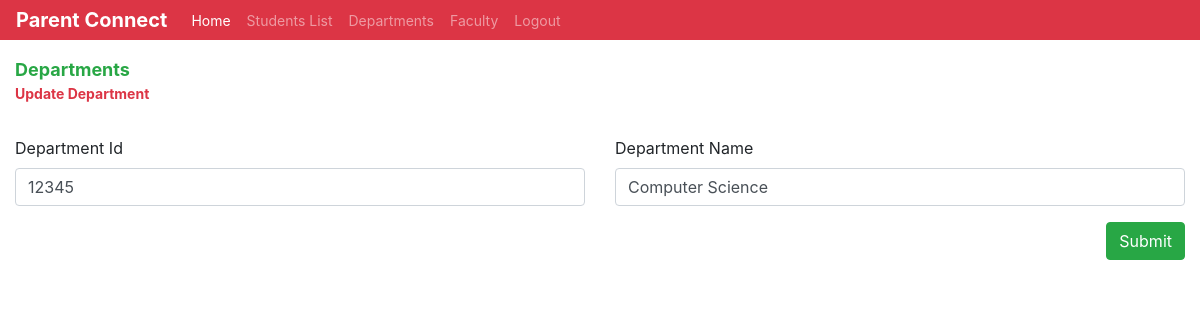
The page /admin/update_department.php?id=2 on the database as committed earlier.
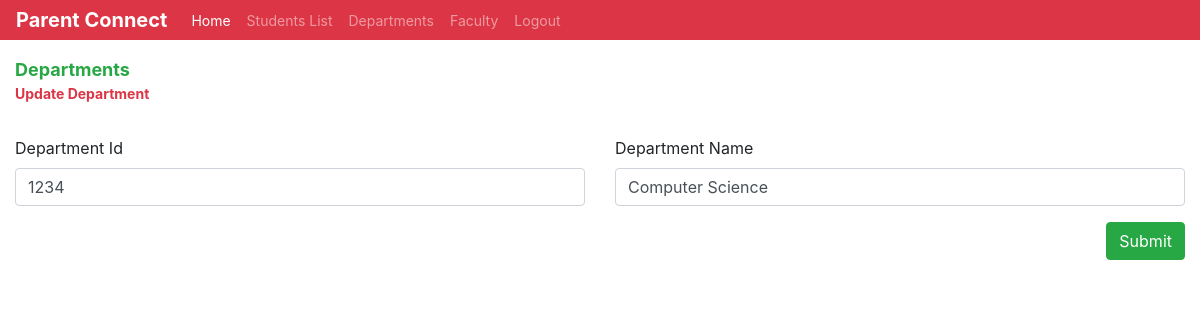
The same page on the database as committed later.
### tables this page shows
CREATE TABLE IF NOT EXISTS `departments` (
  `id` int(11) NOT NULL AUTO_INCREMENT,
  `deptId` varchar(10) NOT NULL,
  `department_name` varchar(100) NOT NULL,
  `password` varchar(100) NOT NULL DEFAULT 'Password@123',
  PRIMARY KEY (`deptId`),
  UNIQUE KEY `id` (`id`)
);

### admin/update_department.php (the view, shortened to what this page needs)
<?php
include('./admin_header.php');
include('../db/dbcon.php');
$result = mysqli_query($con, "SELECT * FROM `departments` WHERE `id`=$_GET[id]") or die(mysqli_error($con));
$row = mysqli_fetch_array($result);
?>
<!DOCTYPE html>
<html lang="en">
<head>
</head>
<body>
    <div class="container-fluid">
        <div class="row mt-3">
            <div class="col-md-8">
                <p class="page-title font-weight-bold text-success m-0">Departments</p>
                <p class="page-subTitle text-danger font-weight-bold">Update Department</p>
            </div>
        </div>
        <form method="POST" action="" autocomplete="off">
            <div class="row mt-3">
                <div class="col-md-6">
                    <div class="form-group">
                        <label for="departmentId">Department Id</label>
                        <input type="text" class="form-control" name="departmentId" value="<?php echo $row[1]; ?>" id="departmentId" placeholder="Enter Department Id" required>
                    </div>
                </div>
                <div class="col-md-6">
                    <div class="form-group">
                        <label for="departmentName">Department Name</label>
                        <input type="text" class="form-control" name="departmentName" value="<?php echo $row[2]; ?>" id="departmentName" placeholder="Enter Department Name" required>
                    </div>
                </div>
            </div>
            <div class="col-md-12 p-0 text-right">
                <button type="submit" name="submit" class="btn btn-success">Submit</button>
            </div>
        </form>
    </div>
</body>
</html>

Rows that differ between the two databases and show on the page:
removed departments: departmentId "12345", departmentName "Computer Science"
added departments: departmentId "1234", departmentName "Computer Science"
